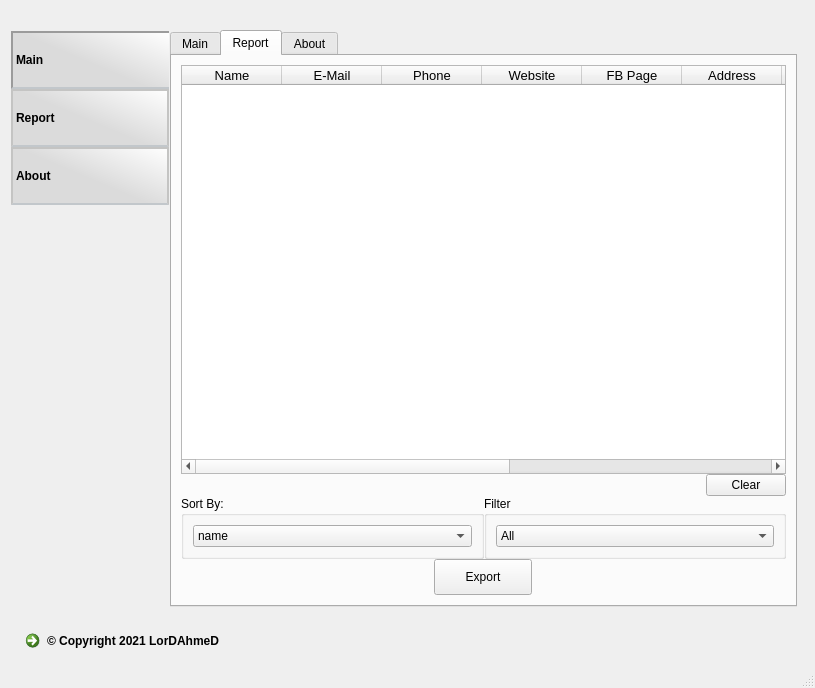
<?xml version="1.0" encoding="UTF-8"?>
<ui version="4.0">
 <class>MainWindow</class>
 <widget class="QMainWindow" name="MainWindow">
  <property name="windowModality">
   <enum>Qt::WindowModal</enum>
  </property>
  <property name="geometry">
   <rect>
    <x>0</x>
    <y>0</y>
    <width>693</width>
    <height>688</height>
   </rect>
  </property>
  <property name="windowTitle">
   <string>MainWindow</string>
  </property>
  <widget class="QWidget" name="centralwidget">
   <layout class="QVBoxLayout" name="verticalLayout">
    <item alignment="Qt::AlignHCenter">
     <widget class="QLabel" name="label_6">
      <property name="sizePolicy">
       <sizepolicy hsizetype="Maximum" vsizetype="Maximum">
        <horstretch>0</horstretch>
        <verstretch>0</verstretch>
       </sizepolicy>
      </property>
      <property name="maximumSize">
       <size>
        <width>600</width>
        <height>100</height>
       </size>
      </property>
      <property name="text">
       <string/>
      </property>
      <property name="pixmap">
       <pixmap resource="logo.qrc">:/logo/Data/logo.png</pixmap>
      </property>
      <property name="scaledContents">
       <bool>true</bool>
      </property>
     </widget>
    </item>
    <item>
     <widget class="QFrame" name="mainwindow_frame">
      <layout class="QHBoxLayout" name="horizontalLayout_6" stretch="1,3">
       <property name="spacing">
        <number>0</number>
       </property>
       <property name="leftMargin">
        <number>1</number>
       </property>
       <property name="topMargin">
        <number>1</number>
       </property>
       <item>
        <widget class="QListWidget" name="listWidget">
         <property name="sizePolicy">
          <sizepolicy hsizetype="Minimum" vsizetype="Minimum">
           <horstretch>0</horstretch>
           <verstretch>0</verstretch>
          </sizepolicy>
         </property>
         <property name="minimumSize">
          <size>
           <width>160</width>
           <height>0</height>
          </size>
         </property>
         <property name="styleSheet">
          <string notr="true">QListView { /* The tab widget frame */
    background:transparent;
	font-weight:bold;
}

QListView::item {
    background: qlineargradient(spread:pad, x1:0.44335, y1:0.482955, x2:1, y2:0, stop:0 rgba(219, 219, 219, 255), stop:1 rgba(255, 255, 255, 255));
    border: 2px solid #C4C4C3;
    border-bottom-color: #C2C7CB; /* same as the pane color */
    min-width: 8ex;
    padding: 20px 0;
}

QListView::item:selected, QListView::item:hover {
    background: qlineargradient(x1: 0, y1: 0, x2: 0, y2: 1,
                                stop: 0 #fafafa, stop: 0.4 #f4f4f4,
                                stop: 0.5 #e7e7e7, stop: 1.0 #fafafa);
}

QListView::item:selected {
    border-color: #9B9B9B;
    border-bottom-color: #C2C7CB;
	color:black;
	border-right: 0;
}

QListView::item:!selected {
    margin-top: 0px; /* make non-selected tabs look smaller */
}



</string>
         </property>
         <property name="lineWidth">
          <number>1</number>
         </property>
         <property name="midLineWidth">
          <number>0</number>
         </property>
         <property name="iconSize">
          <size>
           <width>33</width>
           <height>33</height>
          </size>
         </property>
         <property name="flow">
          <enum>QListView::TopToBottom</enum>
         </property>
         <property name="isWrapping" stdset="0">
          <bool>false</bool>
         </property>
         <property name="resizeMode">
          <enum>QListView::Fixed</enum>
         </property>
         <property name="layoutMode">
          <enum>QListView::SinglePass</enum>
         </property>
         <property name="spacing">
          <number>0</number>
         </property>
         <property name="viewMode">
          <enum>QListView::ListMode</enum>
         </property>
         <property name="modelColumn">
          <number>0</number>
         </property>
         <property name="uniformItemSizes">
          <bool>false</bool>
         </property>
         <property name="batchSize">
          <number>100</number>
         </property>
         <property name="wordWrap">
          <bool>false</bool>
         </property>
         <property name="selectionRectVisible">
          <bool>false</bool>
         </property>
         <property name="currentRow">
          <number>0</number>
         </property>
         <item>
          <property name="text">
           <string>Main</string>
          </property>
          <property name="icon">
           <iconset resource="../Whatsapp-bulk-sender/images.qrc">
            <normaloff>:/black-icons/Data/imgs/black icons/icons8-home-500.png</normaloff>:/black-icons/Data/imgs/black icons/icons8-home-500.png</iconset>
          </property>
         </item>
         <item>
          <property name="text">
           <string>Report</string>
          </property>
          <property name="icon">
           <iconset resource="../Whatsapp-bulk-sender/images.qrc">
            <normaloff>:/black-icons/Data/imgs/black icons/icons8-document-500.png</normaloff>:/black-icons/Data/imgs/black icons/icons8-document-500.png</iconset>
          </property>
         </item>
         <item>
          <property name="text">
           <string>About</string>
          </property>
          <property name="icon">
           <iconset resource="../Whatsapp-bulk-sender/images.qrc">
            <normaloff>:/black-icons/Data/imgs/black icons/icons8-about-500.png</normaloff>:/black-icons/Data/imgs/black icons/icons8-about-500.png</iconset>
          </property>
         </item>
        </widget>
       </item>
       <item>
        <widget class="QTabWidget" name="container_tabwid">
         <property name="styleSheet">
          <string notr="true"/>
         </property>
         <property name="tabPosition">
          <enum>QTabWidget::North</enum>
         </property>
         <property name="currentIndex">
          <number>1</number>
         </property>
         <property name="elideMode">
          <enum>Qt::ElideRight</enum>
         </property>
         <property name="usesScrollButtons">
          <bool>false</bool>
         </property>
         <property name="documentMode">
          <bool>false</bool>
         </property>
         <property name="tabBarAutoHide">
          <bool>false</bool>
         </property>
         <widget class="QWidget" name="main">
          <attribute name="title">
           <string>Main</string>
          </attribute>
          <layout class="QVBoxLayout" name="verticalLayout_9">
           <property name="bottomMargin">
            <number>0</number>
           </property>
           <item>
            <widget class="QGroupBox" name="groupBox">
             <property name="sizePolicy">
              <sizepolicy hsizetype="Preferred" vsizetype="Preferred">
               <horstretch>0</horstretch>
               <verstretch>0</verstretch>
              </sizepolicy>
             </property>
             <property name="font">
              <font>
               <pointsize>16</pointsize>
               <weight>75</weight>
               <bold>true</bold>
              </font>
             </property>
             <property name="styleSheet">
              <string notr="true"/>
             </property>
             <property name="title">
              <string>Yellow Pages</string>
             </property>
             <layout class="QHBoxLayout" name="horizontalLayout" stretch="0,0,0,0">
              <property name="bottomMargin">
               <number>12</number>
              </property>
              <item>
               <widget class="QPushButton" name="yp_openBrowser">
                <property name="sizePolicy">
                 <sizepolicy hsizetype="Maximum" vsizetype="Maximum">
                  <horstretch>0</horstretch>
                  <verstretch>0</verstretch>
                 </sizepolicy>
                </property>
                <property name="styleSheet">
                 <string notr="true">padding:10 20</string>
                </property>
                <property name="text">
                 <string>Open Browser</string>
                </property>
               </widget>
              </item>
              <item>
               <widget class="Line" name="line">
                <property name="orientation">
                 <enum>Qt::Vertical</enum>
                </property>
               </widget>
              </item>
              <item>
               <widget class="QPushButton" name="yp_start">
                <property name="sizePolicy">
                 <sizepolicy hsizetype="Maximum" vsizetype="Maximum">
                  <horstretch>0</horstretch>
                  <verstretch>0</verstretch>
                 </sizepolicy>
                </property>
                <property name="text">
                 <string/>
                </property>
                <property name="icon">
                 <iconset resource="../Whatsapp-bulk-sender/images.qrc">
                  <normaloff>:/black-icons/Data/imgs/black icons/icons8-play-500.png</normaloff>:/black-icons/Data/imgs/black icons/icons8-play-500.png</iconset>
                </property>
                <property name="iconSize">
                 <size>
                  <width>30</width>
                  <height>30</height>
                 </size>
                </property>
               </widget>
              </item>
              <item>
               <widget class="QPushButton" name="yp_stop">
                <property name="sizePolicy">
                 <sizepolicy hsizetype="Maximum" vsizetype="Maximum">
                  <horstretch>0</horstretch>
                  <verstretch>0</verstretch>
                 </sizepolicy>
                </property>
                <property name="text">
                 <string/>
                </property>
                <property name="icon">
                 <iconset resource="../Whatsapp-bulk-sender/images.qrc">
                  <normaloff>:/black-icons/Data/imgs/black icons/icons8-pause-500.png</normaloff>:/black-icons/Data/imgs/black icons/icons8-pause-500.png</iconset>
                </property>
                <property name="iconSize">
                 <size>
                  <width>30</width>
                  <height>30</height>
                 </size>
                </property>
               </widget>
              </item>
             </layout>
            </widget>
           </item>
           <item>
            <widget class="QGroupBox" name="groupBox_2">
             <property name="font">
              <font>
               <pointsize>16</pointsize>
               <weight>75</weight>
               <bold>true</bold>
              </font>
             </property>
             <property name="styleSheet">
              <string notr="true"/>
             </property>
             <property name="title">
              <string>Yelp</string>
             </property>
             <layout class="QHBoxLayout" name="horizontalLayout_2" stretch="0,0,0,0">
              <item>
               <widget class="QPushButton" name="yelp_openBrowser">
                <property name="sizePolicy">
                 <sizepolicy hsizetype="Maximum" vsizetype="Maximum">
                  <horstretch>0</horstretch>
                  <verstretch>0</verstretch>
                 </sizepolicy>
                </property>
                <property name="styleSheet">
                 <string notr="true">padding:10 20</string>
                </property>
                <property name="text">
                 <string>Open Browser</string>
                </property>
               </widget>
              </item>
              <item>
               <widget class="Line" name="line_2">
                <property name="sizePolicy">
                 <sizepolicy hsizetype="Maximum" vsizetype="Minimum">
                  <horstretch>0</horstretch>
                  <verstretch>0</verstretch>
                 </sizepolicy>
                </property>
                <property name="orientation">
                 <enum>Qt::Vertical</enum>
                </property>
               </widget>
              </item>
              <item>
               <widget class="QPushButton" name="yelp_start">
                <property name="sizePolicy">
                 <sizepolicy hsizetype="Maximum" vsizetype="Maximum">
                  <horstretch>0</horstretch>
                  <verstretch>0</verstretch>
                 </sizepolicy>
                </property>
                <property name="text">
                 <string/>
                </property>
                <property name="icon">
                 <iconset resource="../Whatsapp-bulk-sender/images.qrc">
                  <normaloff>:/black-icons/Data/imgs/black icons/icons8-play-500.png</normaloff>:/black-icons/Data/imgs/black icons/icons8-play-500.png</iconset>
                </property>
                <property name="iconSize">
                 <size>
                  <width>30</width>
                  <height>30</height>
                 </size>
                </property>
               </widget>
              </item>
              <item>
               <widget class="QPushButton" name="yelp_stop">
                <property name="sizePolicy">
                 <sizepolicy hsizetype="Maximum" vsizetype="Maximum">
                  <horstretch>0</horstretch>
                  <verstretch>0</verstretch>
                 </sizepolicy>
                </property>
                <property name="text">
                 <string/>
                </property>
                <property name="icon">
                 <iconset resource="../Whatsapp-bulk-sender/images.qrc">
                  <normaloff>:/black-icons/Data/imgs/black icons/icons8-pause-500.png</normaloff>:/black-icons/Data/imgs/black icons/icons8-pause-500.png</iconset>
                </property>
                <property name="iconSize">
                 <size>
                  <width>30</width>
                  <height>30</height>
                 </size>
                </property>
               </widget>
              </item>
             </layout>
            </widget>
           </item>
           <item>
            <widget class="QGroupBox" name="groupBox_3">
             <property name="font">
              <font>
               <pointsize>16</pointsize>
               <weight>75</weight>
               <bold>true</bold>
              </font>
             </property>
             <property name="title">
              <string>Facebook</string>
             </property>
             <layout class="QHBoxLayout" name="horizontalLayout_3">
              <item>
               <widget class="QPushButton" name="fb_openBrowser">
                <property name="sizePolicy">
                 <sizepolicy hsizetype="Maximum" vsizetype="Maximum">
                  <horstretch>0</horstretch>
                  <verstretch>0</verstretch>
                 </sizepolicy>
                </property>
                <property name="styleSheet">
                 <string notr="true">padding:10 20</string>
                </property>
                <property name="text">
                 <string>Open Browser</string>
                </property>
               </widget>
              </item>
              <item>
               <widget class="Line" name="line_3">
                <property name="orientation">
                 <enum>Qt::Vertical</enum>
                </property>
               </widget>
              </item>
              <item>
               <widget class="QPushButton" name="fb_start">
                <property name="sizePolicy">
                 <sizepolicy hsizetype="Maximum" vsizetype="Maximum">
                  <horstretch>0</horstretch>
                  <verstretch>0</verstretch>
                 </sizepolicy>
                </property>
                <property name="text">
                 <string/>
                </property>
                <property name="icon">
                 <iconset resource="../Whatsapp-bulk-sender/images.qrc">
                  <normaloff>:/black-icons/Data/imgs/black icons/icons8-play-500.png</normaloff>:/black-icons/Data/imgs/black icons/icons8-play-500.png</iconset>
                </property>
                <property name="iconSize">
                 <size>
                  <width>30</width>
                  <height>30</height>
                 </size>
                </property>
               </widget>
              </item>
              <item>
               <widget class="QPushButton" name="fb_stop">
                <property name="sizePolicy">
                 <sizepolicy hsizetype="Maximum" vsizetype="Maximum">
                  <horstretch>0</horstretch>
                  <verstretch>0</verstretch>
                 </sizepolicy>
                </property>
                <property name="text">
                 <string/>
                </property>
                <property name="icon">
                 <iconset resource="../Whatsapp-bulk-sender/images.qrc">
                  <normaloff>:/black-icons/Data/imgs/black icons/icons8-pause-500.png</normaloff>:/black-icons/Data/imgs/black icons/icons8-pause-500.png</iconset>
                </property>
                <property name="iconSize">
                 <size>
                  <width>30</width>
                  <height>30</height>
                 </size>
                </property>
               </widget>
              </item>
             </layout>
            </widget>
           </item>
           <item alignment="Qt::AlignHCenter">
            <widget class="QFrame" name="horizontalFrame">
             <property name="sizePolicy">
              <sizepolicy hsizetype="Fixed" vsizetype="Fixed">
               <horstretch>0</horstretch>
               <verstretch>0</verstretch>
              </sizepolicy>
             </property>
             <layout class="QHBoxLayout" name="horizontalLayout_10">
              <property name="topMargin">
               <number>0</number>
              </property>
             </layout>
            </widget>
           </item>
          </layout>
         </widget>
         <widget class="QWidget" name="report">
          <attribute name="title">
           <string>Report</string>
          </attribute>
          <layout class="QVBoxLayout" name="verticalLayout_15">
           <property name="spacing">
            <number>0</number>
           </property>
           <property name="bottomMargin">
            <number>0</number>
           </property>
           <item>
            <widget class="QTableWidget" name="tableWidget">
             <property name="minimumSize">
              <size>
               <width>0</width>
               <height>280</height>
              </size>
             </property>
             <property name="font">
              <font>
               <pointsize>10</pointsize>
               <weight>50</weight>
               <bold>false</bold>
              </font>
             </property>
             <property name="editTriggers">
              <set>QAbstractItemView::NoEditTriggers</set>
             </property>
             <attribute name="horizontalHeaderCascadingSectionResizes">
              <bool>false</bool>
             </attribute>
             <attribute name="horizontalHeaderStretchLastSection">
              <bool>false</bool>
             </attribute>
             <column>
              <property name="text">
               <string>Name</string>
              </property>
             </column>
             <column>
              <property name="text">
               <string>E-Mail</string>
              </property>
             </column>
             <column>
              <property name="text">
               <string>Phone</string>
              </property>
             </column>
             <column>
              <property name="text">
               <string>Website</string>
              </property>
             </column>
             <column>
              <property name="text">
               <string>FB Page</string>
              </property>
             </column>
             <column>
              <property name="text">
               <string>Address</string>
              </property>
             </column>
             <column>
              <property name="text">
               <string>State</string>
              </property>
             </column>
             <column>
              <property name="text">
               <string>City</string>
              </property>
             </column>
             <column>
              <property name="text">
               <string>Open Hours</string>
              </property>
             </column>
             <column>
              <property name="text">
               <string>Search Keyword</string>
              </property>
             </column>
             <column>
              <property name="text">
               <string>Source</string>
              </property>
             </column>
            </widget>
           </item>
           <item>
            <layout class="QVBoxLayout" name="verticalLayout_4">
             <property name="spacing">
              <number>0</number>
             </property>
             <property name="bottomMargin">
              <number>0</number>
             </property>
             <item alignment="Qt::AlignRight">
              <widget class="QPushButton" name="clear_btn">
               <property name="sizePolicy">
                <sizepolicy hsizetype="Maximum" vsizetype="Fixed">
                 <horstretch>0</horstretch>
                 <verstretch>0</verstretch>
                </sizepolicy>
               </property>
               <property name="text">
                <string>Clear</string>
               </property>
               <property name="icon">
                <iconset resource="../Whatsapp-bulk-sender/images.qrc">
                 <normaloff>:/black-icons/Data/imgs/black icons/icons8-trash-500.png</normaloff>:/black-icons/Data/imgs/black icons/icons8-trash-500.png</iconset>
               </property>
              </widget>
             </item>
             <item>
              <layout class="QHBoxLayout" name="horizontalLayout_4">
               <property name="spacing">
                <number>0</number>
               </property>
               <property name="bottomMargin">
                <number>0</number>
               </property>
               <item>
                <widget class="QGroupBox" name="groupBox_5">
                 <property name="title">
                  <string>Sort By:</string>
                 </property>
                 <layout class="QHBoxLayout" name="horizontalLayout_5">
                  <item>
                   <widget class="QComboBox" name="sortBy_cb">
                    <item>
                     <property name="text">
                      <string>name</string>
                     </property>
                    </item>
                    <item>
                     <property name="text">
                      <string>address</string>
                     </property>
                    </item>
                    <item>
                     <property name="text">
                      <string>state</string>
                     </property>
                    </item>
                    <item>
                     <property name="text">
                      <string>city</string>
                     </property>
                    </item>
                    <item>
                     <property name="text">
                      <string>open hours</string>
                     </property>
                    </item>
                    <item>
                     <property name="text">
                      <string>search keyword</string>
                     </property>
                    </item>
                   </widget>
                  </item>
                 </layout>
                </widget>
               </item>
               <item>
                <widget class="QGroupBox" name="groupBox_4">
                 <property name="title">
                  <string>Filter</string>
                 </property>
                 <layout class="QVBoxLayout" name="verticalLayout_3">
                  <item>
                   <widget class="QComboBox" name="source_cb">
                    <item>
                     <property name="text">
                      <string>All</string>
                     </property>
                    </item>
                    <item>
                     <property name="text">
                      <string>Yelp</string>
                     </property>
                    </item>
                    <item>
                     <property name="text">
                      <string>Facebook</string>
                     </property>
                    </item>
                    <item>
                     <property name="text">
                      <string>Yellow Pages</string>
                     </property>
                    </item>
                   </widget>
                  </item>
                 </layout>
                </widget>
               </item>
              </layout>
             </item>
             <item alignment="Qt::AlignHCenter">
              <widget class="QPushButton" name="export_btn">
               <property name="sizePolicy">
                <sizepolicy hsizetype="Maximum" vsizetype="Fixed">
                 <horstretch>0</horstretch>
                 <verstretch>0</verstretch>
                </sizepolicy>
               </property>
               <property name="styleSheet">
                <string notr="true">padding:10px 30px</string>
               </property>
               <property name="text">
                <string>Export</string>
               </property>
              </widget>
             </item>
            </layout>
           </item>
           <item alignment="Qt::AlignHCenter">
            <widget class="QFrame" name="horizontalFrame_2">
             <property name="sizePolicy">
              <sizepolicy hsizetype="Fixed" vsizetype="Fixed">
               <horstretch>0</horstretch>
               <verstretch>0</verstretch>
              </sizepolicy>
             </property>
             <layout class="QHBoxLayout" name="horizontalLayout_15">
              <property name="topMargin">
               <number>0</number>
              </property>
              <property name="bottomMargin">
               <number>10</number>
              </property>
             </layout>
            </widget>
           </item>
          </layout>
         </widget>
         <widget class="QWidget" name="about">
          <attribute name="title">
           <string>About</string>
          </attribute>
          <layout class="QVBoxLayout" name="verticalLayout_2">
           <item alignment="Qt::AlignHCenter">
            <widget class="QLabel" name="label">
             <property name="font">
              <font>
               <pointsize>17</pointsize>
               <weight>75</weight>
               <bold>true</bold>
              </font>
             </property>
             <property name="text">
              <string>Thanks for using the software</string>
             </property>
            </widget>
           </item>
           <item alignment="Qt::AlignHCenter">
            <widget class="QLabel" name="label_2">
             <property name="font">
              <font>
               <pointsize>17</pointsize>
               <weight>75</weight>
               <bold>true</bold>
              </font>
             </property>
             <property name="text">
              <string>If you need any help, feel free to contact me at any time</string>
             </property>
            </widget>
           </item>
           <item>
            <widget class="QTextBrowser" name="textBrowser_5">
             <property name="font">
              <font>
               <family>arial</family>
              </font>
             </property>
             <property name="styleSheet">
              <string notr="true">background:transparent;
border:transparent

</string>
             </property>
             <property name="html">
              <string>&lt;!DOCTYPE HTML PUBLIC &quot;-//W3C//DTD HTML 4.0//EN&quot; &quot;http://www.w3.org/TR/REC-html40/strict.dtd&quot;&gt;
&lt;html&gt;&lt;head&gt;&lt;meta name=&quot;qrichtext&quot; content=&quot;1&quot; /&gt;&lt;style type=&quot;text/css&quot;&gt;
p, li { white-space: pre-wrap; }
&lt;/style&gt;&lt;/head&gt;&lt;body style=&quot; font-family:'arial'; font-size:13pt; font-weight:400; font-style:normal;&quot;&gt;
&lt;p align=&quot;center&quot; style=&quot;-qt-paragraph-type:empty; margin-top:0px; margin-bottom:0px; margin-left:0px; margin-right:0px; -qt-block-indent:0; text-indent:0px; font-size:8.25pt;&quot;&gt;&lt;br /&gt;&lt;/p&gt;
&lt;p align=&quot;center&quot; style=&quot;-qt-paragraph-type:empty; margin-top:0px; margin-bottom:0px; margin-left:0px; margin-right:0px; -qt-block-indent:0; text-indent:0px; font-family:'Helvetica'; font-size:18pt; font-weight:600;&quot;&gt;&lt;br /&gt;&lt;/p&gt;
&lt;p align=&quot;center&quot; style=&quot;-qt-paragraph-type:empty; margin-top:0px; margin-bottom:0px; margin-left:0px; margin-right:0px; -qt-block-indent:0; text-indent:0px; font-family:'Helvetica'; font-size:18pt; font-weight:600;&quot;&gt;&lt;br /&gt;&lt;/p&gt;
&lt;p align=&quot;center&quot; style=&quot; margin-top:0px; margin-bottom:0px; margin-left:0px; margin-right:0px; -qt-block-indent:0; text-indent:0px;&quot;&gt;&lt;span style=&quot; font-family:'Helvetica'; font-size:18pt; font-weight:600;&quot;&gt;- Contact Me -&lt;/span&gt;&lt;/p&gt;
&lt;p align=&quot;center&quot; style=&quot;-qt-paragraph-type:empty; margin-top:0px; margin-bottom:0px; margin-left:0px; margin-right:0px; -qt-block-indent:0; text-indent:0px; font-family:'Helvetica'; font-size:16pt; font-weight:600;&quot;&gt;&lt;br /&gt;&lt;/p&gt;
&lt;p align=&quot;center&quot; style=&quot; margin-top:0px; margin-bottom:0px; margin-left:0px; margin-right:0px; -qt-block-indent:0; text-indent:0px;&quot;&gt;&lt;span style=&quot; font-family:'Helvetica'; font-size:12pt; font-weight:600; color:#107d41;&quot;&gt;Whatsapp&lt;/span&gt;&lt;span style=&quot; font-family:'Helvetica'; font-size:12pt; font-weight:600;&quot;&gt; : &lt;/span&gt;&lt;a href=&quot;https://web.whatsapp.com/send?phone=201120641378&quot;&gt;&lt;span style=&quot; font-family:'Helvetica'; font-size:12pt; text-decoration: underline; color:#0000ff;&quot;&gt;+201120641378&lt;/span&gt;&lt;/a&gt;&lt;/p&gt;
&lt;p align=&quot;center&quot; style=&quot;-qt-paragraph-type:empty; margin-top:0px; margin-bottom:0px; margin-left:0px; margin-right:0px; -qt-block-indent:0; text-indent:0px; font-family:'Helvetica'; font-size:12pt; font-weight:600;&quot;&gt;&lt;br /&gt;&lt;/p&gt;
&lt;p align=&quot;center&quot; style=&quot; margin-top:0px; margin-bottom:0px; margin-left:0px; margin-right:0px; -qt-block-indent:0; text-indent:0px;&quot;&gt;&lt;span style=&quot; font-family:'Helvetica'; font-size:12pt; font-weight:600; color:#445bb8;&quot;&gt;Facebook&lt;/span&gt;&lt;span style=&quot; font-family:'Helvetica'; font-size:12pt; font-weight:600;&quot;&gt; : &lt;/span&gt;&lt;a href=&quot;https://www.facebook.com/lord.ahmed110&quot;&gt;&lt;span style=&quot; font-family:'Helvetica'; font-size:12pt; text-decoration: underline; color:#0000ff;&quot;&gt;fb.com/lord.ahmed110&lt;/span&gt;&lt;/a&gt;&lt;/p&gt;
&lt;p align=&quot;center&quot; style=&quot;-qt-paragraph-type:empty; margin-top:0px; margin-bottom:0px; margin-left:0px; margin-right:0px; -qt-block-indent:0; text-indent:0px; font-family:'Helvetica'; font-size:12pt; font-weight:600;&quot;&gt;&lt;br /&gt;&lt;/p&gt;
&lt;p align=&quot;center&quot; style=&quot; margin-top:0px; margin-bottom:0px; margin-left:0px; margin-right:0px; -qt-block-indent:0; text-indent:0px;&quot;&gt;&lt;span style=&quot; font-family:'Helvetica'; font-size:12pt; font-weight:600; color:#db9409;&quot;&gt;Fiverr&lt;/span&gt;&lt;span style=&quot; font-family:'Helvetica'; font-size:12pt; font-weight:600;&quot;&gt; : &lt;/span&gt;&lt;a href=&quot;https://www.fiverr.com/lordahmed&quot;&gt;&lt;span style=&quot; font-family:'Helvetica'; font-size:12pt; text-decoration: underline; color:#0000ff;&quot;&gt;Fiverr.com/lordahmed&lt;/span&gt;&lt;/a&gt;&lt;/p&gt;&lt;/body&gt;&lt;/html&gt;</string>
             </property>
             <property name="openExternalLinks">
              <bool>true</bool>
             </property>
            </widget>
           </item>
          </layout>
         </widget>
        </widget>
       </item>
      </layout>
     </widget>
    </item>
    <item>
     <widget class="QFrame" name="frame">
      <layout class="QHBoxLayout" name="horizontalLayout_13">
       <property name="topMargin">
        <number>1</number>
       </property>
       <item alignment="Qt::AlignLeft">
        <widget class="QCommandLinkButton" name="commandLinkButton">
         <property name="sizePolicy">
          <sizepolicy hsizetype="Fixed" vsizetype="Preferred">
           <horstretch>0</horstretch>
           <verstretch>0</verstretch>
          </sizepolicy>
         </property>
         <property name="maximumSize">
          <size>
           <width>16777215</width>
           <height>25</height>
          </size>
         </property>
         <property name="font">
          <font>
           <family>arial</family>
          </font>
         </property>
         <property name="cursor">
          <cursorShape>PointingHandCursor</cursorShape>
         </property>
         <property name="styleSheet">
          <string notr="true">background: transparent;
border:0</string>
         </property>
         <property name="text">
          <string>© Copyright 2021 LorDAhmeD</string>
         </property>
         <property name="icon">
          <iconset theme=";">
           <normaloff>../Yellow Pages sg</normaloff>../Yellow Pages sg</iconset>
         </property>
        </widget>
       </item>
      </layout>
     </widget>
    </item>
   </layout>
  </widget>
  <widget class="QStatusBar" name="statusbar"/>
 </widget>
 <resources>
  <include location="../Whatsapp-bulk-sender/images.qrc"/>
  <include location="logo.qrc"/>
 </resources>
 <connections>
  <connection>
   <sender>listWidget</sender>
   <signal>currentRowChanged(int)</signal>
   <receiver>container_tabwid</receiver>
   <slot>setCurrentIndex(int)</slot>
   <hints>
    <hint type="sourcelabel">
     <x>108</x>
     <y>261</y>
    </hint>
    <hint type="destinationlabel">
     <x>194</x>
     <y>265</y>
    </hint>
   </hints>
  </connection>
 </connections>
</ui>
